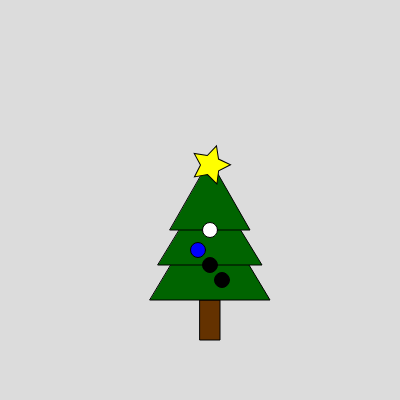
Frame 1 (no input)
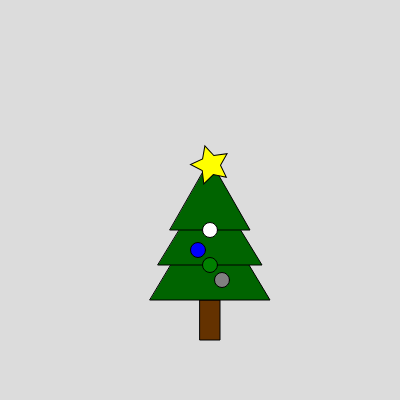
Frame 60 (no input)
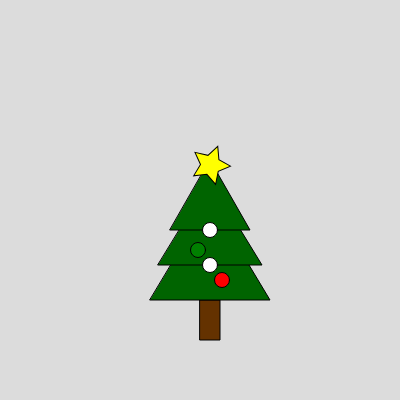
Frame 120 (the mouse pressed at the canvas centre since frame 60)

The p5.js sketch that drew these frames (run headless with seeded random() and noise() and a simulated clock; from frame 60 on, the mouse is pressed at the canvas centre):

// p5.js sketch
// ── sketch.js
let stamme, gran;
let kugler = [];
let colors = [
  "red",
  "green",
  "blue",
  "yellow",
  "orange",
  "purple",
  "pink",
  "black",
  "white",
  "grey",
];
let positions;

function setup() {
  createCanvas(400, 400);
  //stamme = new Stamme(200, 300, 20);
  stamme = new Stamme(width / 2, height - 100, 20);
  gran = new Gran(200 - 40, 300, 100);
  //star = new Star(width / 2, 70, 10);
  positions = [
    createVector(210, 230),
    createVector(210, 265),
    createVector(198, 250),
    createVector(210 + 12, 280),
  ];
  //positions = [createVector(210,220),createVector(215,215),createVector(205,215)/*n2*/,createVector(210,240),createVector(216,238),createVector(204,238),createVector(222,236),createVector(198,236)/*n3*/,createVector(210,260),createVector(216,258),createVector(204,258),createVector(222,256),createVector(198,256)]
  for (let i = 0; i < positions.length; i++) {
    kugler[i] = new Kugler(positions[i].x, positions[i].y, 15);
  }
}

function draw() {
  background(220);
  push();
  stamme.show();
  gran.show();
  pop();
  push();
  for (let i = 0; i < kugler.length; i++) {
    //kugler[i].update(colors[int(random(0,colors.length))]);
    let color = colors[int(random(0, colors.length))];
    kugler[i].show();
    kugler[i].update(color);
  }
  pop();
  push();
  fill(255, 255, 0);
  translate(200 + 10.5, 265 - 100);
  rotate(frameCount / -100.0);
  star(0, 0, 10, 20, 5);
  pop();
}
//kke nødvendigvis at bruge class
class Stamme {
  constructor(x, y, w) {
    this.x = x;
    this.y = y;
    this.w = w;
  }

  show() {
    push();
    fill(100, 50, 0);
    rect(this.x, this.y, this.w, this.w * 2);
    pop();
  }
}

class Gran {
  constructor(x, y, h) {
    this.x = x;
    this.y = y;
    this.h = h;
  }

  show() {
    push();
    //dark green
    fill(0, 100, 0);
    triangle(
      this.x - 10,
      this.y,
      this.x + this.h + 10,
      this.y,
      this.x + this.h / 2,
      this.y - this.h
    );

    triangle(
      this.x - 2,
      this.y - 35,
      this.x + this.h + 2,
      this.y - 35,
      this.x + this.h / 2,
      this.y - this.h - 20
    );

    triangle(
      this.x + 10,
      this.y - 70,
      this.x + this.h - 10,
      this.y - 70,
      this.x + this.h / 2,
      this.y - this.h - 40
    );

    pop();
  }
}

class Kugler {
  constructor(x, y, r) {
    this.x = x;
    this.y = y;
    this.r = r;
  }

  show() {
    push();
    circle(this.x, this.y, this.r);
    pop();
  }

  update(colors) {
    fill(colors);
  }
}

function star(x, y, radius1, radius2, npoints) {
  let angle = TWO_PI / npoints;
  let halfAngle = angle / 2.0;
  beginShape();
  for (let a = 0; a < TWO_PI; a += angle) {
    let sx = x + cos(a) * radius2;
    let sy = y + sin(a) * radius2;
    vertex(sx, sy);
    sx = x + cos(a + halfAngle) * radius1;
    sy = y + sin(a + halfAngle) * radius1;
    vertex(sx, sy);
  }
  endShape(CLOSE);
}

/*class Star {
  constructor(x, y, r) {
    this.x = x;
    this.y = y;
    this.radius = r;
  }

  show() {
    push();
    fill(255, 255, 0);
    beginShape();
    rotate(PI / 3.2);
    for (let a = 0; a < TWO_PI; a += PI / 2.5) {
      let sx = this.x + cos(a) * this.radius;
      let sy = this.y + sin(a) * this.radius;
      vertex(sx, sy);
      sx = this.x + (cos(a + PI / 5) * this.radius) / 2;
      sy = this.y + (sin(a + PI / 5) * this.radius) / 2;
      vertex(sx, sy);
    }
    endShape(CLOSE);
    pop();
  }
}*/
